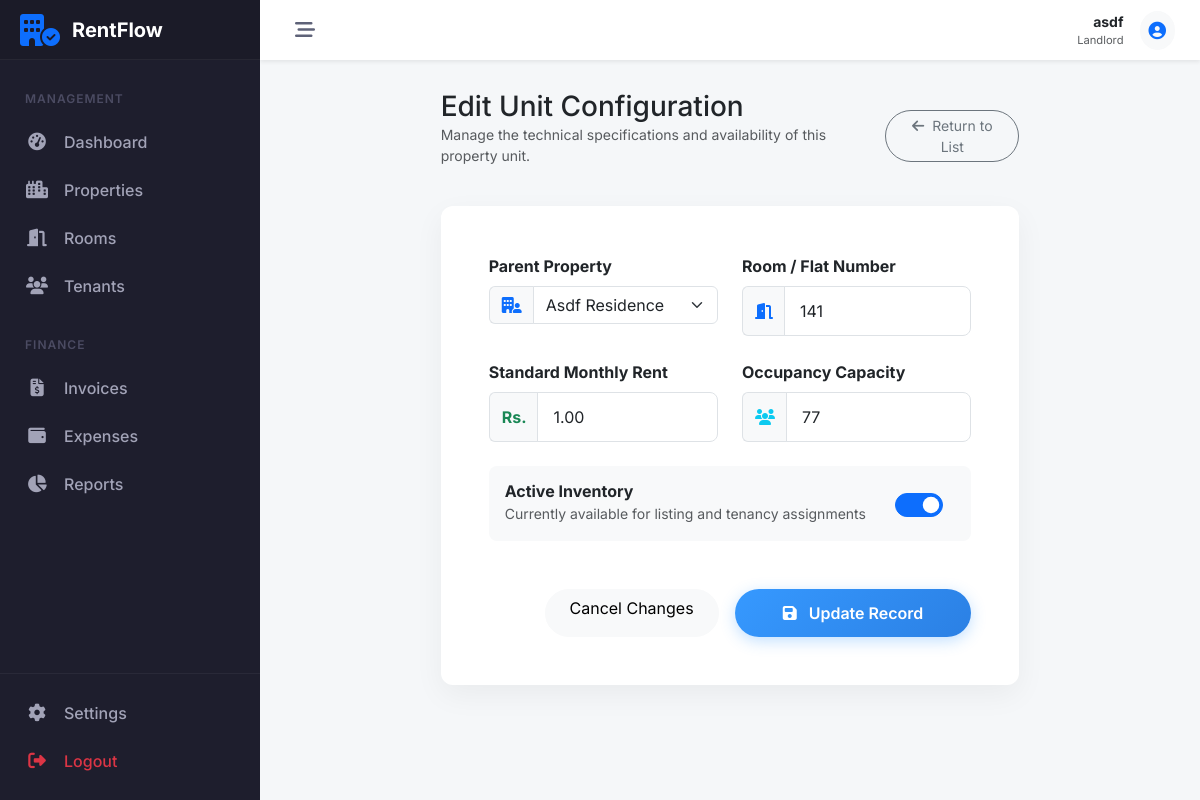
Page /properties/rooms/8/edit/ (signed in) on the committed database.
### accounts/models.py (models this page shows, shortened)
class Profile(models.Model):
    ROLE_CHOICES = (
        ('LANDLORD', 'Landlord'),
        ('TENANT', 'Tenant'),
    )
    user = models.OneToOneField(User, on_delete=models.CASCADE, related_name='profile')
    role = models.CharField(max_length=10, choices=ROLE_CHOICES, default='TENANT', db_index=True)
    phone = models.CharField(max_length=15, blank=True)
    address = models.TextField(blank=True)
    needs_password_change = models.BooleanField(default=False)
    created_at = models.DateTimeField(auto_now_add=True)
    updated_at = models.DateTimeField(auto_now=True)

### properties/models.py (models this page shows, shortened)
class Room(models.Model):
    property = models.ForeignKey(Property, on_delete=models.CASCADE, related_name='rooms')
    room_number = models.CharField(max_length=10)
    monthly_rent = models.DecimalField(max_digits=10, decimal_places=2)
    capacity = models.IntegerField(default=1)
    is_active = models.BooleanField(default=True)
    created_at = models.DateTimeField(auto_now_add=True)

### properties/views.py (the view, shortened to what this page needs)
# urls.py: path('rooms/<int:pk>/edit/', RoomUpdateView.as_view(), name='room_edit'),
class RoomUpdateView(LandlordRequiredMixin, UpdateView):
    model = Room
    form_class = RoomForm
    template_name = 'properties/room_form.html'
    success_url = reverse_lazy('properties:room_list')
    def get_queryset(self):
        return Room.objects.filter(property__landlord=self.request.user)
    def get_form_kwargs(self):
        kwargs = super().get_form_kwargs()
        kwargs['landlord'] = self.request.user
        return kwargs

### properties/forms.py
class RoomForm(forms.ModelForm):
    class Meta:
        model = Room
        fields = ['property', 'room_number', 'monthly_rent', 'capacity', 'is_active']
        widgets = {
            'property': forms.Select(attrs={'class': 'form-select'}),
            'room_number': forms.TextInput(attrs={'class': 'form-control', 'placeholder': 'e.g. 101, A1'}),
            'monthly_rent': forms.NumberInput(attrs={'class': 'form-control', 'placeholder': '0.00'}),
            'capacity': forms.NumberInput(attrs={'class': 'form-control', 'min': 1}),
            'is_active': forms.CheckboxInput(attrs={'class': 'form-check-input'}),
        }
    def __init__(self, landlord, *args, **kwargs):
        super().__init__(*args, **kwargs)
        self.fields['property'].queryset = Property.objects.filter(landlord=landlord)

### core/mixins.py (called while the page is built)
    def test_func(self):
        user = self.request.user
        return user.is_authenticated and hasattr(user, 'profile') and user.profile.role == 'LANDLORD'

### properties/models.py (called while the page is built)
    def __str__(self):
        return self.name

### properties/templates/properties/room_form.html (shortened to what this page needs)
{% extends 'core/base.html' %}
{% block content %}
<div class="row justify-content-center animate-fade-in-up">
    <div class="col-lg-10 col-xl-8">
        <div class="d-flex justify-content-between align-items-center mb-4">
            <div>
                <h2 class="h3 mb-0 text-gray-800">{% if form.instance.pk %}Edit Unit Configuration{% else %}Create New Rental Unit{% endif %}</h2>
                <p class="text-muted small">Manage the technical specifications and availability of this property unit.</p>
            </div>
            <a href="{% url 'properties:room_list' %}" class="btn btn-sm btn-outline-secondary rounded-pill px-3">
                <i class="fa-solid fa-arrow-left me-1"></i> Return to List
            </a>
        </div>
        <div class="card form-card">
            <div class="card-body p-4 p-md-5">
                <form method="post" novalidate>
                    <div class="row g-4">
                        <div class="col-md-6 animate-fade-in-up delay-1">
                            <label for="{{ form.property.id_for_label }}" class="form-label fw-bold">Parent Property</label>
                            <div class="input-group">
                                <span class="input-group-text bg-light border-end-0"><i class="fa-solid fa-building-user text-primary"></i></span>
                                {{ form.property }}
                            </div>
                        </div>
                        <div class="col-md-6 animate-fade-in-up delay-1">
                            <label for="{{ form.room_number.id_for_label }}" class="form-label fw-bold">Room / Flat Number</label>
                            <div class="input-group">
                                <span class="input-group-text bg-light border-end-0"><i class="fa-solid fa-door-open text-primary"></i></span>
                                {{ form.room_number }}
                            </div>
                        </div>
                        <div class="col-md-6 animate-fade-in-up delay-2">
                            <label for="{{ form.monthly_rent.id_for_label }}" class="form-label fw-bold">Standard Monthly Rent</label>
                            <div class="input-group">
                                <span class="input-group-text bg-light border-end-0 fw-bold text-success">Rs.</span>
                                {{ form.monthly_rent }}
                            </div>
                        </div>
                        <div class="col-md-6 animate-fade-in-up delay-2">
                            <label for="{{ form.capacity.id_for_label }}" class="form-label fw-bold">Occupancy Capacity</label>
                            <div class="input-group">
                                <span class="input-group-text bg-light border-end-0"><i class="fa-solid fa-users text-info"></i></span>
                                {{ form.capacity }}
                            </div>
                        </div>
                        <div class="col-12 animate-fade-in-up delay-3">
                            <div class="p-3 bg-light rounded-3 d-flex align-items-center justify-content-between">
                                <div>
                                    <h6 class="mb-0 fw-bold">Active Inventory</h6>
                                    <small class="text-muted">Currently available for listing and tenancy assignments</small>
                                </div>
                                <div class="form-check form-switch fs-4">
                                    {{ form.is_active }}
                                </div>
                            </div>
                        </div>
                    </div>
                    <div class="d-flex justify-content-end gap-3 mt-5">
                        <a href="{% url 'properties:room_list' %}" class="btn btn-light px-4 rounded-pill">Cancel Changes</a>
                        <button type="submit" class="btn btn-premium px-5 rounded-pill">
                            <i class="fa-solid fa-floppy-disk me-2"></i>
                            {% if form.instance.pk %}Update Record{% else %}Save Configuration{% endif %}
                        </button>
                    </div>
                </form>
            </div>
        </div>
    </div>
</div>
{% endblock %}

### core/templates/core/base.html (shortened to what this page needs)
<!DOCTYPE html>
<html lang="en">
<head>
    <link href="https://cdn.jsdelivr.net/npm/bootstrap@5.3.0/dist/css/bootstrap.min.css" rel="stylesheet">
    <link rel="stylesheet" href="https://cdnjs.cloudflare.com/ajax/libs/font-awesome/6.5.1/css/all.min.css">
</head>
<body>
    {% if user.is_authenticated %}
    <aside id="sidebar">
        <div class="sidebar-logo">
            <i class="fa-solid fa-building-circle-check fa-2x text-primary"></i>
            <span class="logo-text">RentFlow</span>
        </div>
        <div class="sidebar-nav">
            {% if user.profile.role == 'LANDLORD' %}
            <div class="nav-header">Management</div>
            <a href="{% url 'dashboard:landlord_dash' %}"
                class="nav-link-custom {% if 'dashboard' in request.resolver_match.view_name %}active{% endif %}">
                <i class="fa-solid fa-gauge-high"></i>
                <span>Dashboard</span>
            </a>
            <div class="nav-item">
                <a class="nav-link-custom" data-bs-toggle="collapse" href="#collapse-properties" role="button"
                    aria-expanded="false" aria-controls="collapse-properties">
                    <i class="fa-solid fa-city"></i>
                    <span>Properties</span>
                </a>
            </div>
            <div class="nav-item">
                <a class="nav-link-custom" data-bs-toggle="collapse" href="#collapse-rooms" role="button"
                    aria-expanded="false" aria-controls="collapse-rooms">
                    <i class="fa-solid fa-door-open"></i>
                    <span>Rooms</span>
                </a>
            </div>
            <div class="nav-item">
                <a class="nav-link-custom" data-bs-toggle="collapse" href="#collapse-tenants" role="button"
                    aria-expanded="false" aria-controls="collapse-tenants">
                    <i class="fa-solid fa-users"></i>
                    <span>Tenants</span>
                </a>
            </div>
            <div class="nav-header mt-3">Finance</div>
            <div class="nav-item">
                <a class="nav-link-custom" data-bs-toggle="collapse" href="#collapse-invoices" role="button"
                    aria-expanded="false" aria-controls="collapse-invoices">
                    <i class="fa-solid fa-file-invoice-dollar"></i>
                    <span>Invoices</span>
                </a>
            </div>
            <div class="nav-item">
                <a class="nav-link-custom" data-bs-toggle="collapse" href="#collapse-expenses" role="button"
                    aria-expanded="false" aria-controls="collapse-expenses">
                    <i class="fa-solid fa-wallet"></i>
                    <span>Expenses</span>
                </a>
            </div>
            <a href="{% url 'payments:financial_report' %}"
                class="nav-link-custom {% if 'report' in request.resolver_match.view_name %}active{% endif %}">
                <i class="fa-solid fa-chart-pie"></i>
                <span>Reports</span>
            </a>
            {% endif %}
        </div>
        <div class="sidebar-footer">
            <a href="#" class="nav-link-custom">
                <i class="fa-solid fa-gear"></i>
                <span>Settings</span>
            </a>
            <a href="javascript:void(0)" onclick="document.getElementById('logout-form').submit()"
                class="nav-link-custom text-danger">
                <i class="fa-solid fa-right-from-bracket"></i>
                <span>Logout</span>
            </a>
        </div>
    </aside>
    <div id="main-wrapper">
        <header id="topbar">
            <button class="toggle-btn" id="sidebar-toggle">
                <i class="fa-solid fa-bars-staggered"></i>
            </button>
            <div class="ms-auto d-flex align-items-center">
                <div class="me-3 d-none d-md-block text-end">
                    <div class="fw-bold small text-dark">{{ user.username }}</div>
                    <div class="text-muted small" style="font-size: 0.7rem;">{{ user.profile.get_role_display }}</div>
                </div>
                <div class="dropdown">
                    <a href="#" class="btn btn-light btn-sm rounded-circle p-2" data-bs-toggle="dropdown">
                    </a>
                </div>
            </div>
        </header>
        <main id="content-area">
            {% block content %}{% endblock %}
        </main>
    </div>
    {% endif %}
</body>
</html>

### core/templates/core/base.html (style rules this page uses)
:root { --sidebar-width: 260px; --sidebar-collapsed-width: 70px; --sidebar-bg: #1e1e2d; --sidebar-hover: #2b2b40; --sidebar-active: #3699ff; --topbar-height: 60px; --transition-speed: 0.3s; }
body { font-family: 'Inter', sans-serif; background-color: #f5f7f9; overflow-x: hidden; }
#sidebar { width: var(--sidebar-width); height: 100vh; position: fixed; left: 0; top: 0; background: var(--sidebar-bg); color: #a2a3b7; transition: all var(--transition-speed) ease-in-out; z-index: 1000; display: flex; flex-direction: column; }
.sidebar-logo { padding: 20px; height: var(--topbar-height); display: flex; align-items: center; border-bottom: 1px solid rgba(255, 255, 255, 0.05); background: rgba(0, 0, 0, 0.1); overflow: hidden; white-space: nowrap; }
.logo-text { font-weight: 700; font-size: 1.25rem; color: #fff; margin-left: 12px; transition: opacity var(--transition-speed); }
.sidebar-nav { padding: 20px 0; flex-grow: 1; overflow-y: auto; overflow-x: hidden; }
.nav-header { padding: 10px 25px; font-size: 0.75rem; text-transform: uppercase; font-weight: 600; letter-spacing: 1px; color: #4b4b62; }
.nav-link-custom { display: flex; align-items: center; padding: 12px 25px; color: #a2a3b7; text-decoration: none; transition: all 0.2s; white-space: nowrap; position: relative; }
.nav-link-custom i { width: 24px; font-size: 1.1rem; text-align: center; }
.nav-link-custom span { margin-left: 15px; font-weight: 500; transition: opacity var(--transition-speed); }
#main-wrapper { margin-left: var(--sidebar-width); min-height: 100vh; transition: all var(--transition-speed) ease-in-out; display: flex; flex-direction: column; }
#topbar { height: var(--topbar-height); background: #fff; box-shadow: 0 0.125rem 0.25rem rgba(0, 0, 0, 0.075); display: flex; align-items: center; padding: 0 25px; position: sticky; top: 0; z-index: 999; }
.toggle-btn { background: transparent; border: none; font-size: 1.25rem; color: #5e6278; cursor: pointer; padding: 5px 10px; border-radius: 4px; }
#content-area { padding: 30px; flex-grow: 1; }
.form-card { border: none; border-radius: 12px; box-shadow: 0 10px 30px rgba(0, 0, 0, 0.05); transition: transform 0.3s ease; }
.input-group-text { background-color: #f8f9fa; border-right: none; color: #6c757d; }
.form-control { border-radius: 8px; padding: 12px 15px; }
.btn-premium { background: linear-gradient(135deg, #3699ff 0%, #2b80e4 100%); border: none; border-radius: 8px; font-weight: 600; padding: 12px 25px; color: #fff; transition: all 0.3s ease; box-shadow: 0 4px 15px rgba(54, 153, 255, 0.3); }
.animate-fade-in-up { animation: fadeInUp 0.5s ease forwards; }
.delay-1 { animation-delay: 0.1s; }
.delay-2 { animation-delay: 0.2s; }
.delay-3 { animation-delay: 0.3s; }
.sidebar-footer { border-top: 1px solid rgba(255, 255, 255, 0.05); padding: 15px 0; }

### rows in the picture
Room: property "Asdf Residence", room_number "141", monthly_rent "1.00", capacity "77", is_active "☑"

### other values in the picture
{{ user.username }} "asdf"
{{ user.profile.get_role_display }} "Landlord"
